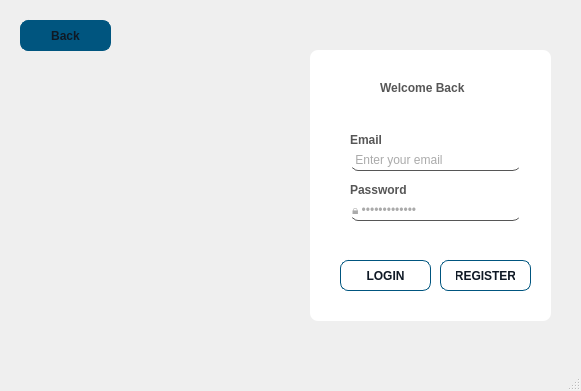
<?xml version="1.0" encoding="UTF-8"?>
<ui version="4.0">
 <class>MainWindow</class>
 <widget class="QMainWindow" name="MainWindow">
  <property name="geometry">
   <rect>
    <x>0</x>
    <y>0</y>
    <width>581</width>
    <height>391</height>
   </rect>
  </property>
  <property name="windowTitle">
   <string>🔒Login Page</string>
  </property>
  <property name="styleSheet">
   <string notr="true">QMainWindow {
	
	border-image: url(GUI_Elements/bg image.png);
}
QLabel {
  color: #464d55;
  font-weight: 600;
}
QLabel#heading {
  color: #0f1925;
  font-size: 18px;
  margin-bottom: 10px;
}

QLabel#subheading {
  color: #0f1925;
  font-size: 12px;
  font-weight: normal;
  margin-bottom: 10px;
}
QLineEdit {
  background: transparent;
  color: rgb(86, 86, 86);
  border-bottom: 1px solid rgb(86, 86, 86);
}

QPushButton {
  background-color: #00557f;
  color: #0f1925;
  font-weight: 600;
  border-radius: 8px;
  border: 1px solid #00557f;
  padding: 5px 15px;
  margin-top: 10px;
  outline: 0px;
}
QPushButton:hover,
QPushButton:focus {
  background-color: #85E3D9;
  border: 3px solid #85E3D9;
}
</string>
  </property>
  <widget class="QWidget" name="centralwidget">
   <widget class="QFrame" name="frame">
    <property name="geometry">
     <rect>
      <x>310</x>
      <y>50</y>
      <width>241</width>
      <height>271</height>
     </rect>
    </property>
    <property name="styleSheet">
     <string notr="true">background-color: rgb(255, 255, 255);
border-radius: 8px;</string>
    </property>
    <property name="frameShape">
     <enum>QFrame::StyledPanel</enum>
    </property>
    <property name="frameShadow">
     <enum>QFrame::Raised</enum>
    </property>
    <widget class="QLabel" name="label_3">
     <property name="geometry">
      <rect>
       <x>70</x>
       <y>30</y>
       <width>141</width>
       <height>16</height>
      </rect>
     </property>
     <property name="styleSheet">
      <string notr="true">font: 75 16pt &quot;MS Shell Dlg 2&quot;;

color: rgb(86, 86, 86);</string>
     </property>
     <property name="text">
      <string>Welcome Back</string>
     </property>
    </widget>
    <widget class="QLineEdit" name="adminEmail">
     <property name="geometry">
      <rect>
       <x>40</x>
       <y>100</y>
       <width>171</width>
       <height>21</height>
      </rect>
     </property>
     <property name="styleSheet">
      <string notr="true">background:transparent;</string>
     </property>
     <property name="text">
      <string/>
     </property>
     <property name="placeholderText">
      <string> Enter your email</string>
     </property>
    </widget>
    <widget class="QLineEdit" name="adminPassword">
     <property name="geometry">
      <rect>
       <x>40</x>
       <y>150</y>
       <width>171</width>
       <height>21</height>
      </rect>
     </property>
     <property name="styleSheet">
      <string notr="true">background:transparent;</string>
     </property>
     <property name="text">
      <string/>
     </property>
     <property name="echoMode">
      <enum>QLineEdit::Password</enum>
     </property>
     <property name="placeholderText">
      <string>🔒 •••••••••••••</string>
     </property>
    </widget>
    <widget class="QLabel" name="label_4">
     <property name="geometry">
      <rect>
       <x>40</x>
       <y>80</y>
       <width>121</width>
       <height>20</height>
      </rect>
     </property>
     <property name="styleSheet">
      <string notr="true">font: 75 8pt &quot;MS Shell Dlg 2&quot;;
color: rgb(86, 86, 86);</string>
     </property>
     <property name="text">
      <string>Email</string>
     </property>
    </widget>
    <widget class="QLabel" name="label_5">
     <property name="geometry">
      <rect>
       <x>40</x>
       <y>130</y>
       <width>121</width>
       <height>20</height>
      </rect>
     </property>
     <property name="styleSheet">
      <string notr="true">font: 75 8pt &quot;MS Shell Dlg 2&quot;;
color: rgb(86, 86, 86);</string>
     </property>
     <property name="text">
      <string>Password</string>
     </property>
    </widget>
    <widget class="QPushButton" name="adminloginButton">
     <property name="geometry">
      <rect>
       <x>30</x>
       <y>200</y>
       <width>91</width>
       <height>41</height>
      </rect>
     </property>
     <property name="styleSheet">
      <string notr="true">QPushButton:hover,
QPushButton:focus {
	
  color: rgb(255, 255, 255);
  background-color: #85E3D9;
  border: 3px solid #85E3D9;
}</string>
     </property>
     <property name="text">
      <string>LOGIN</string>
     </property>
    </widget>
    <widget class="QPushButton" name="adminregisterButton">
     <property name="geometry">
      <rect>
       <x>130</x>
       <y>200</y>
       <width>91</width>
       <height>41</height>
      </rect>
     </property>
     <property name="styleSheet">
      <string notr="true">QPushButton:hover,
QPushButton:focus {
	
  color: rgb(255, 255, 255);
  background-color: #85E3D9;
  border: 3px solid #85E3D9;
}</string>
     </property>
     <property name="text">
      <string>REGISTER</string>
     </property>
    </widget>
   </widget>
   <widget class="QLabel" name="label_2">
    <property name="geometry">
     <rect>
      <x>470</x>
      <y>-10</y>
      <width>171</width>
      <height>181</height>
     </rect>
    </property>
    <property name="styleSheet">
     <string notr="true">image: url(GUI_Elements/2.png);</string>
    </property>
    <property name="text">
     <string/>
    </property>
   </widget>
   <widget class="QLabel" name="label_8">
    <property name="geometry">
     <rect>
      <x>310</x>
      <y>50</y>
      <width>51</width>
      <height>51</height>
     </rect>
    </property>
    <property name="styleSheet">
     <string notr="true">image: url(GUI_Elements/DB Project.png);</string>
    </property>
    <property name="text">
     <string/>
    </property>
   </widget>
   <widget class="QLabel" name="label">
    <property name="geometry">
     <rect>
      <x>-40</x>
      <y>0</y>
      <width>381</width>
      <height>331</height>
     </rect>
    </property>
    <property name="styleSheet">
     <string notr="true">image: url(GUI_Elements/5.png);</string>
    </property>
    <property name="text">
     <string/>
    </property>
   </widget>
   <widget class="QLabel" name="label_7">
    <property name="geometry">
     <rect>
      <x>-30</x>
      <y>20</y>
      <width>381</width>
      <height>331</height>
     </rect>
    </property>
    <property name="styleSheet">
     <string notr="true">image: url(GUI_Elements/login.png);</string>
    </property>
    <property name="text">
     <string/>
    </property>
   </widget>
   <widget class="QPushButton" name="backbutton">
    <property name="geometry">
     <rect>
      <x>20</x>
      <y>10</y>
      <width>91</width>
      <height>41</height>
     </rect>
    </property>
    <property name="styleSheet">
     <string notr="true">QPushButton:hover,
QPushButton:focus {
	
  color: rgb(255, 255, 255);
  background-color: #85E3D9;
  border: 3px solid #85E3D9;
}</string>
    </property>
    <property name="text">
     <string>Back</string>
    </property>
   </widget>
  </widget>
  <widget class="QMenuBar" name="menubar">
   <property name="geometry">
    <rect>
     <x>0</x>
     <y>0</y>
     <width>581</width>
     <height>18</height>
    </rect>
   </property>
  </widget>
  <widget class="QStatusBar" name="statusbar"/>
 </widget>
 <resources>
  <include location="GUI Elements/AdminScreen.qrc"/>
 </resources>
 <connections/>
</ui>
